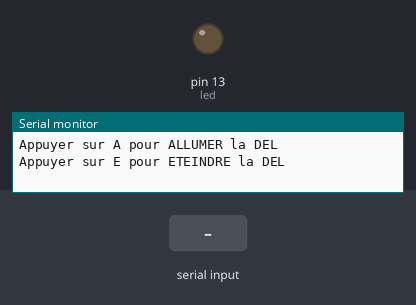
The sketch below on a simulated Arduino Uno, built with avr-gcc and run on an emulated ATmega328P. Shown: output pins drawn as LEDs (lit = HIGH), the last lines printed to the serial monitor. The test bench sets the inputs (shaded band).

Above: at 1.2 s.
1.3 s: "A" received over Serial
At 1.7 s:
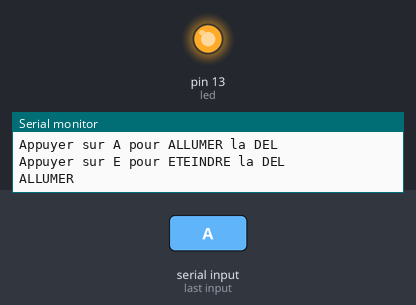
2.8 s: "E" received over Serial
At 4.0 s:
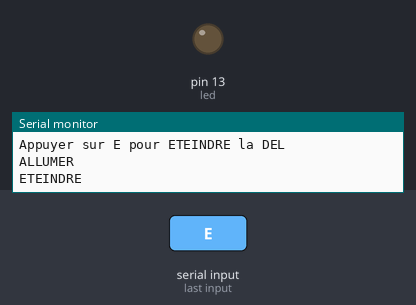
Timing chart, 0 to 5.8 s (numbered marks = the images above; inputs shaded):
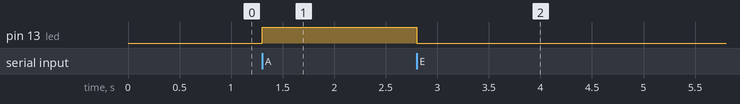

Measured:
- after the input at 1.3 s, pin 13 (led): LOW → HIGH at once
- after the input at 2.8 s, pin 13 (led): HIGH → LOW at once

The sketch:

TelecommandeLed.ino
```cpp
/*

*/

int led = 13;
int incomingByte = 0;

void setup() {
    pinMode(led, OUTPUT);

    Serial.begin(38400);
    Serial.println("Appuyer sur A pour ALLUMER la DEL");
    Serial.println("Appuyer sur E pour ETEINDRE la DEL");
}

void loop() {
    if (Serial.available() > 0) {
        incomingByte = Serial.read();

        if(incomingByte == 'A'){
            digitalWrite(led, HIGH);
            Serial.println("ALLUMER");
        }else if(incomingByte == 'E'){
            digitalWrite(led, LOW);
            Serial.println("ETEINDRE");
        }else{
            Serial.println("Invalide !");
        }

    }
}
```
